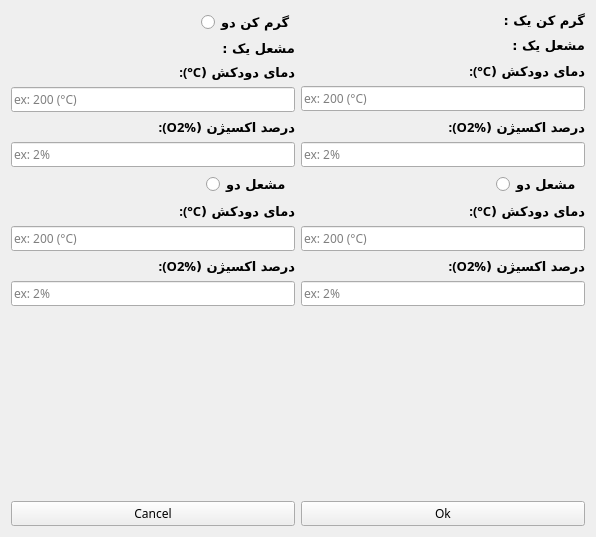
<?xml version="1.0" encoding="UTF-8"?>
<ui version="4.0">
 <class>Form</class>
 <widget class="QWidget" name="Form">
  <property name="geometry">
   <rect>
    <x>0</x>
    <y>0</y>
    <width>596</width>
    <height>537</height>
   </rect>
  </property>
  <property name="windowTitle">
   <string>اطلاعات گرم کن ایستگاه تقلیل فشار گاز</string>
  </property>
  <property name="windowIcon">
   <iconset resource="svgfile.qrc">
    <normaloff>:/icon/heater.svg</normaloff>:/icon/heater.svg</iconset>
  </property>
  <layout class="QHBoxLayout" name="horizontalLayout_8">
   <item>
    <layout class="QGridLayout" name="gridLayout">
     <item row="0" column="0">
      <layout class="QHBoxLayout" name="horizontalLayout_5">
       <item>
        <layout class="QVBoxLayout" name="verticalLayout_6">
         <item>
          <layout class="QHBoxLayout" name="horizontalLayout">
           <item>
            <spacer name="horizontalSpacer_3">
             <property name="orientation">
              <enum>Qt::Horizontal</enum>
             </property>
             <property name="sizeHint" stdset="0">
              <size>
               <width>40</width>
               <height>20</height>
              </size>
             </property>
            </spacer>
           </item>
           <item>
            <widget class="QRadioButton" name="radioButton_5">
             <property name="font">
              <font>
               <family>B Mitra</family>
               <pointsize>10</pointsize>
               <weight>75</weight>
               <bold>true</bold>
               <stylestrategy>PreferDefault</stylestrategy>
              </font>
             </property>
             <property name="cursor">
              <cursorShape>ArrowCursor</cursorShape>
             </property>
             <property name="layoutDirection">
              <enum>Qt::LeftToRight</enum>
             </property>
             <property name="styleSheet">
              <string notr="true">QRadioButton::radioButton_5 {
text-align: right;
}</string>
             </property>
             <property name="text">
              <string>گرم کن دو</string>
             </property>
             <property name="autoExclusive">
              <bool>false</bool>
             </property>
            </widget>
           </item>
          </layout>
         </item>
         <item>
          <layout class="QVBoxLayout" name="verticalLayout_3">
           <item>
            <widget class="QLabel" name="label_32">
             <property name="font">
              <font>
               <family>B Mitra</family>
               <pointsize>10</pointsize>
               <weight>75</weight>
               <bold>true</bold>
              </font>
             </property>
             <property name="text">
              <string>مشعل یک :</string>
             </property>
            </widget>
           </item>
           <item>
            <widget class="QLabel" name="label_26">
             <property name="font">
              <font>
               <family>B Mitra</family>
               <pointsize>10</pointsize>
               <weight>75</weight>
               <bold>true</bold>
              </font>
             </property>
             <property name="text">
              <string>دمای دودکش (C°):</string>
             </property>
            </widget>
           </item>
           <item>
            <widget class="QLineEdit" name="lineEdit_24">
             <property name="font">
              <font>
               <family>B Mitra</family>
               <pointsize>9</pointsize>
              </font>
             </property>
             <property name="placeholderText">
              <string>ex: 200 (°C)</string>
             </property>
            </widget>
           </item>
           <item>
            <widget class="QLabel" name="label_28">
             <property name="font">
              <font>
               <family>B Mitra</family>
               <pointsize>10</pointsize>
               <weight>75</weight>
               <bold>true</bold>
              </font>
             </property>
             <property name="text">
              <string>درصد اکسیژن (O2%):</string>
             </property>
            </widget>
           </item>
           <item>
            <widget class="QLineEdit" name="lineEdit_28">
             <property name="font">
              <font>
               <family>B Mitra</family>
               <pointsize>9</pointsize>
              </font>
             </property>
             <property name="placeholderText">
              <string>ex: 2%</string>
             </property>
            </widget>
           </item>
          </layout>
         </item>
        </layout>
       </item>
       <item>
        <layout class="QVBoxLayout" name="verticalLayout">
         <item>
          <widget class="QLabel" name="label_29">
           <property name="font">
            <font>
             <family>B Mitra</family>
             <pointsize>10</pointsize>
             <weight>75</weight>
             <bold>true</bold>
            </font>
           </property>
           <property name="text">
            <string>گرم کن یک :</string>
           </property>
          </widget>
         </item>
         <item>
          <widget class="QLabel" name="label_30">
           <property name="font">
            <font>
             <family>B Mitra</family>
             <pointsize>10</pointsize>
             <weight>75</weight>
             <bold>true</bold>
            </font>
           </property>
           <property name="text">
            <string>مشعل یک :</string>
           </property>
          </widget>
         </item>
         <item>
          <widget class="QLabel" name="label_19">
           <property name="font">
            <font>
             <family>B Mitra</family>
             <pointsize>10</pointsize>
             <weight>75</weight>
             <bold>true</bold>
            </font>
           </property>
           <property name="text">
            <string>دمای دودکش (C°):</string>
           </property>
          </widget>
         </item>
         <item>
          <widget class="QLineEdit" name="lineEdit_19">
           <property name="font">
            <font>
             <family>B Mitra</family>
             <pointsize>9</pointsize>
            </font>
           </property>
           <property name="text">
            <string/>
           </property>
           <property name="placeholderText">
            <string>ex: 200 (°C)</string>
           </property>
          </widget>
         </item>
         <item>
          <widget class="QLabel" name="label_23">
           <property name="font">
            <font>
             <family>B Mitra</family>
             <pointsize>10</pointsize>
             <weight>75</weight>
             <bold>true</bold>
            </font>
           </property>
           <property name="text">
            <string>درصد اکسیژن (O2%):</string>
           </property>
          </widget>
         </item>
         <item>
          <widget class="QLineEdit" name="lineEdit_22">
           <property name="font">
            <font>
             <family>B Mitra</family>
             <pointsize>9</pointsize>
            </font>
           </property>
           <property name="text">
            <string/>
           </property>
           <property name="placeholderText">
            <string>ex: 2%</string>
           </property>
          </widget>
         </item>
        </layout>
       </item>
      </layout>
     </item>
     <item row="3" column="0">
      <layout class="QHBoxLayout" name="horizontalLayout_7">
       <item>
        <widget class="QPushButton" name="pushButton">
         <property name="font">
          <font>
           <family>B Mitra</family>
           <pointsize>9</pointsize>
          </font>
         </property>
         <property name="text">
          <string>Cancel</string>
         </property>
        </widget>
       </item>
       <item>
        <widget class="QPushButton" name="pushButton_2">
         <property name="font">
          <font>
           <family>B Mitra</family>
           <pointsize>9</pointsize>
          </font>
         </property>
         <property name="text">
          <string>Ok</string>
         </property>
        </widget>
       </item>
      </layout>
     </item>
     <item row="1" column="0">
      <layout class="QHBoxLayout" name="horizontalLayout_6">
       <item>
        <layout class="QVBoxLayout" name="verticalLayout_4">
         <item>
          <layout class="QHBoxLayout" name="horizontalLayout_2">
           <item>
            <spacer name="horizontalSpacer_5">
             <property name="orientation">
              <enum>Qt::Horizontal</enum>
             </property>
             <property name="sizeHint" stdset="0">
              <size>
               <width>40</width>
               <height>20</height>
              </size>
             </property>
            </spacer>
           </item>
           <item>
            <widget class="QRadioButton" name="radioButton_4">
             <property name="font">
              <font>
               <family>B Mitra</family>
               <pointsize>10</pointsize>
               <weight>75</weight>
               <bold>true</bold>
              </font>
             </property>
             <property name="text">
              <string>مشعل دو </string>
             </property>
             <property name="autoExclusive">
              <bool>false</bool>
             </property>
            </widget>
           </item>
          </layout>
         </item>
         <item>
          <widget class="QLabel" name="label_25">
           <property name="font">
            <font>
             <family>B Mitra</family>
             <pointsize>10</pointsize>
             <weight>75</weight>
             <bold>true</bold>
            </font>
           </property>
           <property name="text">
            <string>دمای دودکش (C°):</string>
           </property>
          </widget>
         </item>
         <item>
          <widget class="QLineEdit" name="lineEdit_27">
           <property name="font">
            <font>
             <family>B Mitra</family>
             <pointsize>9</pointsize>
            </font>
           </property>
           <property name="placeholderText">
            <string>ex: 200 (°C)</string>
           </property>
          </widget>
         </item>
         <item>
          <widget class="QLabel" name="label_27">
           <property name="font">
            <font>
             <family>B Mitra</family>
             <pointsize>10</pointsize>
             <weight>75</weight>
             <bold>true</bold>
            </font>
           </property>
           <property name="text">
            <string>درصد اکسیژن (O2%):</string>
           </property>
          </widget>
         </item>
         <item>
          <widget class="QLineEdit" name="lineEdit_25">
           <property name="font">
            <font>
             <family>B Mitra</family>
             <pointsize>9</pointsize>
            </font>
           </property>
           <property name="placeholderText">
            <string>ex: 2%</string>
           </property>
          </widget>
         </item>
        </layout>
       </item>
       <item>
        <layout class="QVBoxLayout" name="verticalLayout_2">
         <item>
          <layout class="QHBoxLayout" name="horizontalLayout_3">
           <item>
            <spacer name="horizontalSpacer_4">
             <property name="orientation">
              <enum>Qt::Horizontal</enum>
             </property>
             <property name="sizeHint" stdset="0">
              <size>
               <width>40</width>
               <height>20</height>
              </size>
             </property>
            </spacer>
           </item>
           <item>
            <widget class="QRadioButton" name="radioButton_2">
             <property name="font">
              <font>
               <family>B Mitra</family>
               <pointsize>10</pointsize>
               <weight>75</weight>
               <bold>true</bold>
              </font>
             </property>
             <property name="autoFillBackground">
              <bool>true</bool>
             </property>
             <property name="text">
              <string>مشعل دو </string>
             </property>
             <property name="checkable">
              <bool>true</bool>
             </property>
             <property name="checked">
              <bool>false</bool>
             </property>
             <property name="autoRepeat">
              <bool>false</bool>
             </property>
             <property name="autoExclusive">
              <bool>false</bool>
             </property>
            </widget>
           </item>
          </layout>
         </item>
         <item>
          <widget class="QLabel" name="label_20">
           <property name="font">
            <font>
             <family>B Mitra</family>
             <pointsize>10</pointsize>
             <weight>75</weight>
             <bold>true</bold>
            </font>
           </property>
           <property name="text">
            <string>دمای دودکش (C°):</string>
           </property>
          </widget>
         </item>
         <item>
          <widget class="QLineEdit" name="lineEdit_20">
           <property name="font">
            <font>
             <family>B Mitra</family>
             <pointsize>9</pointsize>
            </font>
           </property>
           <property name="placeholderText">
            <string>ex: 200 (°C)</string>
           </property>
          </widget>
         </item>
         <item>
          <widget class="QLabel" name="label_24">
           <property name="font">
            <font>
             <family>B Mitra</family>
             <pointsize>10</pointsize>
             <weight>75</weight>
             <bold>true</bold>
            </font>
           </property>
           <property name="text">
            <string>درصد اکسیژن (O2%):</string>
           </property>
          </widget>
         </item>
         <item>
          <widget class="QLineEdit" name="lineEdit_23">
           <property name="font">
            <font>
             <family>B Mitra</family>
             <pointsize>9</pointsize>
            </font>
           </property>
           <property name="placeholderText">
            <string>ex: 2%</string>
           </property>
          </widget>
         </item>
        </layout>
       </item>
      </layout>
     </item>
     <item row="2" column="0">
      <spacer name="verticalSpacer">
       <property name="orientation">
        <enum>Qt::Vertical</enum>
       </property>
       <property name="sizeHint" stdset="0">
        <size>
         <width>20</width>
         <height>40</height>
        </size>
       </property>
      </spacer>
     </item>
    </layout>
   </item>
  </layout>
 </widget>
 <tabstops>
  <tabstop>lineEdit_19</tabstop>
  <tabstop>lineEdit_22</tabstop>
  <tabstop>radioButton_2</tabstop>
  <tabstop>lineEdit_20</tabstop>
  <tabstop>lineEdit_23</tabstop>
  <tabstop>radioButton_5</tabstop>
  <tabstop>lineEdit_24</tabstop>
  <tabstop>lineEdit_28</tabstop>
  <tabstop>radioButton_4</tabstop>
  <tabstop>lineEdit_27</tabstop>
  <tabstop>lineEdit_25</tabstop>
  <tabstop>pushButton_2</tabstop>
  <tabstop>pushButton</tabstop>
 </tabstops>
 <resources>
  <include location="svgfile.qrc"/>
 </resources>
 <connections/>
</ui>
